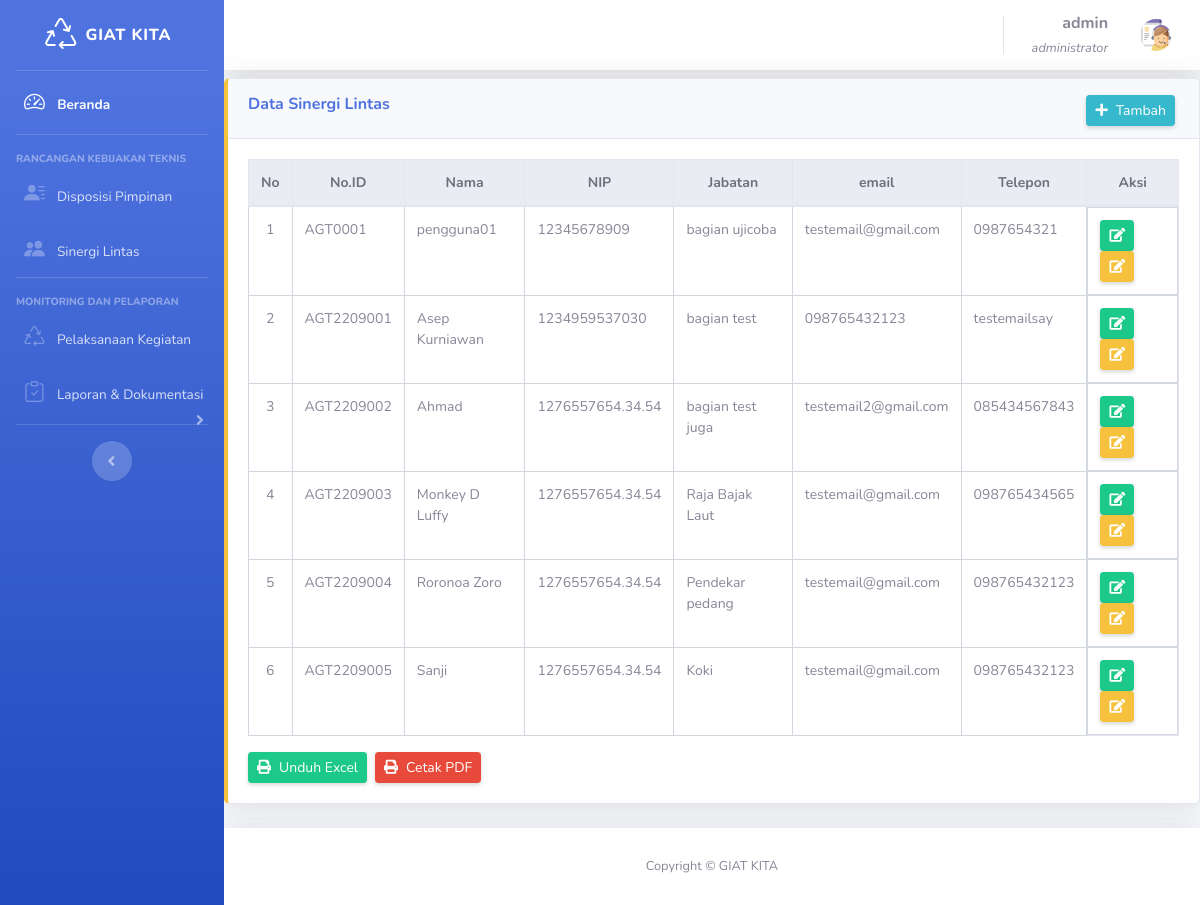
/pages/admin.php?page=data_sintas (signed in), run on the app's committed database.
### tables this page shows
CREATE TABLE `anggota` (
  `nik` varchar(10) NOT NULL,
  `nama` varchar(30) NOT NULL,
  `nip` varchar(20) NOT NULL,
  `jabatan` varchar(30) NOT NULL,
  `email` varchar(20) NOT NULL,
  `telepon` varchar(12) NOT NULL,
  `password` varchar(20) NOT NULL
);

### pages/functions/view_sintas_full.php (the view, shortened to what this page needs)
<div class="container-fluid fa-sm">
<div class="card border-left-warning shadow h-100 mb-4">
    <div class="card-header">
        <div class="row ml-auto">
            <h1 class="h5 m-0 font-weight-bold text-primary mt-1">Data Sinergi Lintas</h1>
            <a href="admin.php?page=tambah_anggota" class="ml-auto mr-3 mt-1">
                <button class="btn btn-sm btn-info shadow-sm"><i class="fa fa-plus mr-2" aria-hidden="true"></i>Tambah</button>
            </a>
        </div>
    </div>
    <div class="card-body">
        <div class="row no-gutters align-items-center">
        <table class="table table-responsive-lg table-bordered table-hover">
            <thead class="thead-light">
                <tr class="text-center">
                    <th>No</th>
                    <th>No.ID</th>
                    <th>Nama</th>
                    <th>NIP</th>
                    <th>Jabatan</th>
                    <th>email</th>
                    <th>Telepon</th>
                    <th>Aksi</th>
                </tr>
            </thead>
            <tbody>
                <?php
                    $no = 0;
                    $query = mysqli_query($conn, "SELECT * FROM anggota ORDER BY nik ASC");
                    while($row = mysqli_fetch_assoc($query)){$no++;
                ?>
                <tr>
                    <td class="text-center"><?php echo "$no" ?></td>
                    <td><?php echo $row['nik'] ?></td>
                    <td><?php echo $row['nama'] ?></td>
                    <td><?php echo $row['nip'] ?></td>
                    <td><?php echo $row['jabatan'] ?></td>
                    <td><?php echo $row['email'] ?></td>
                    <td><?php echo $row['telepon'] ?></td>
                    <td class="d-flex justify-content-center">
                    <div class="btn-toolbar" role="toolbar" aria-label="aksi">
                        <div class="btn-group mr-2" role="group" aria-label="First group">
                            <a href="admin.php?page=edit_anggota_id&id=<?php echo $row['nik']; ?>">
                            <button class="btn btn-sm btn-success shadow-sm"><i class ="fa fa-edit"></i></button>
                            </a>
                        </div>
                        <div class="btn-group" role="group" aria-label="Second group">
                            <a onclick="return confirm('Anda yakin ingin menghapus data ini?')" href="../system/function/delete-nasabah.php?id=<?php echo $row['nin']; ?>">
                            <button class="btn btn-sm btn-warning shadow-sm"><i class ="fa fa-edit"></i></button>
                            </a>
                        </div>
                    </td>
                </tr>
                <?php } ?>
            </tbody>
        </table>
        <br>
        <br>
        <div class="btn-toolbar" role="toolbar" aria-label="aksi">
            <div class="btn-group mr-2" role="group" aria-label="First group">
                <a target="_blank" href="../system/function/excel-nasabah.php">
                <button class="btn btn-sm btn-success shadow-sm"><i class="fa fa-print mr-2" aria-hidden="true"></i>Unduh Excel</button>
                </a>
            </div>
            <div class="btn-group" role="group" aria-label="Second group">
                <a target="_blank" href="../system/function/print-nasabah.php">
                <button class="btn btn-sm btn-danger shadow-sm"><i class="fa fa-print mr-2" aria-hidden="true"></i>Cetak PDF</button>
                </a>
            </div>
        </div>
    </div>
</div>

### pages/admin.php (shortened to what this page needs)
<!DOCTYPE html>
<html lang="en">
<head>
    <link href="../assets/vendor/fontawesome-free/css/all.min.css" rel="stylesheet" type="text/css">
	<link rel="stylesheet" href="https://cdn.jsdelivr.net/npm/bootstrap-icons@1.5.0/font/bootstrap-icons.css">
    <link href="../assets/internal/css/sb-admin-2.min.css" rel="stylesheet">
</head>
	<body id="page-top">
		<?php
	        $cek = mysqli_query($conn, "SELECT * FROM admin WHERE nia='".$_SESSION['nia']."'");
	        $row = mysqli_fetch_array($cek);
      	?>
    	<div id="wrapper">
			<ul class="navbar-nav bg-gradient-primary sidebar sidebar-dark accordion" id="accordionSidebar">
				<a class="sidebar-brand d-flex align-items-center justify-content-center" href="login.php">
					<div class="sidebar-brand-icon">
						<i class="bi bi-recycle"></i>
					</div>
					<div class="sidebar-brand-text mx-2">GIAT KITA</div>
				</a>
				<hr class="sidebar-divider my-0">
				<li class="nav-item active">
					<a class="nav-link" href="admin.php">
						<i class="bi bi-speedometer2 mx-2" style="font-size:1.3rem"></i>
					<span>Beranda</span
					></a>
				</li>
				<hr class="sidebar-divider">
				<div class="sidebar-heading">
					Rancangan Kebijakan Teknis
				</div>
				<li class="nav-item my-n1">
					<a class="nav-link"
					href="admin.php?page=data_disposisi">
					<i class="bi bi-person-lines-fill mx-2" style="font-size:1.3rem"></i>
					<span>Disposisi Pimpinan</span></a>
				</li>
				<li class="nav-item my-n1">
					<a class="nav-link"
					href="admin.php?page=data_sintas">
					<i class="bi bi-people-fill mx-2" style="font-size:1.3rem"></i>
					<span>Sinergi Lintas</span></a>
				</li>
				<hr class="sidebar-divider">
				<div class="sidebar-heading">
					Monitoring dan Pelaporan
				</div>
				<li class="nav-item my-n1">
                	<a class="nav-link"
					href="admin.php?page=data-sampah">
                    <i class="bi bi-recycle mx-2" style="font-size:1.3rem"></i>
                    <span>Pelaksanaan Kegiatan</span></a>
            	</li>
				<li class="nav-item my-n1">
                <a class="nav-link collapsed" href="#" data-toggle="collapse" data-target="#collapsePages"
                    aria-expanded="true" aria-controls="collapsePages">
                    <i class="bi bi-clipboard-check mx-2" style="font-size:1.3rem"></i>
                    <span>Laporan & Dokumentasi</span>
                </a>
				<hr class="sidebar-divider d-none d-md-block">
				<div class="d-flex justify-content-center">
					<button class="rounded-circle border-0" id="sidebarToggle">
					</button>
				</div>
			</ul>
			<div id="content-wrapper" class="d-flex flex-column">
				<div id="content">
					<nav class="navbar navbar-expand navbar-light bg-white topbar mb-2 static-top shadow">
						<ul class="navbar-nav ml-auto">
							<li class="nav-item dropdown no-arrow">
								<a class="nav-link dropdown-toggle text-angle:center" href="#" id="userDropdown" role="button"
									data-toggle="dropdown" aria-haspopup="true" aria-expanded="false">
										<span class="mr-3 d-none d-lg-inline text-gray-600 large" style="text-align:right">
											<strong><?php echo $row['nama']?></strong>
											<br>
											<small><i><?php echo $row["jabatan"]?></i></small>
										</span>
									<img class="img-profile rounded-circle"
										src="..\assets\internal\img\icon\admin.svg">
								</a>
							</li>
						</ul>
					</nav>
					<div class="box-1">
						<section>
							<?php
								if(isset($_GET['page'])){
									$page = $_GET['page'];
								switch ($page) {
									case 'data_sintas':
										include "functions/view_sintas_full.php";
										break;
								}
							}else{
								include "functions/dashboard_admin.php";
							}
							?>
						</section>
					</div>
				</div>
			<footer class="sticky-footer bg-white static-top shadow">
				<div class="container my-auto">
					<div class="copyright text-center my-auto">
						<span>Copyright &copy; GIAT KITA</span>
					</div>
				</div>
			</footer>
</html>

### data on the page
anggota: nik "AGT0001", nama "pengguna01", nip "12345678909", jabatan "bagian ujicoba", email "testemail@gmail.com", telepon "0987654321"
anggota: nik "AGT2209001", nama "Asep Kurniawan", nip "1234959537030", jabatan "bagian test", email "098765432123", telepon "testemailsay"
anggota: nik "AGT2209002", nama "Ahmad", nip "1276557654.34.54", jabatan "bagian test juga", email "testemail2@gmail.com", telepon "085434567843"
anggota: nik "AGT2209003", nama "Monkey D Luffy", nip "1276557654.34.54", jabatan "Raja Bajak Laut", email "testemail@gmail.com", telepon "098765434565"
anggota: nik "AGT2209004", nama "Roronoa Zoro", nip "1276557654.34.54", jabatan "Pendekar pedang", email "testemail@gmail.com", telepon "098765432123"
anggota: nik "AGT2209005", nama "Sanji", nip "1276557654.34.54", jabatan "Koki", email "testemail@gmail.com", telepon "098765432123"

### other printed values
$row['nama'] "admin"
$row["jabatan"] "administrator"
